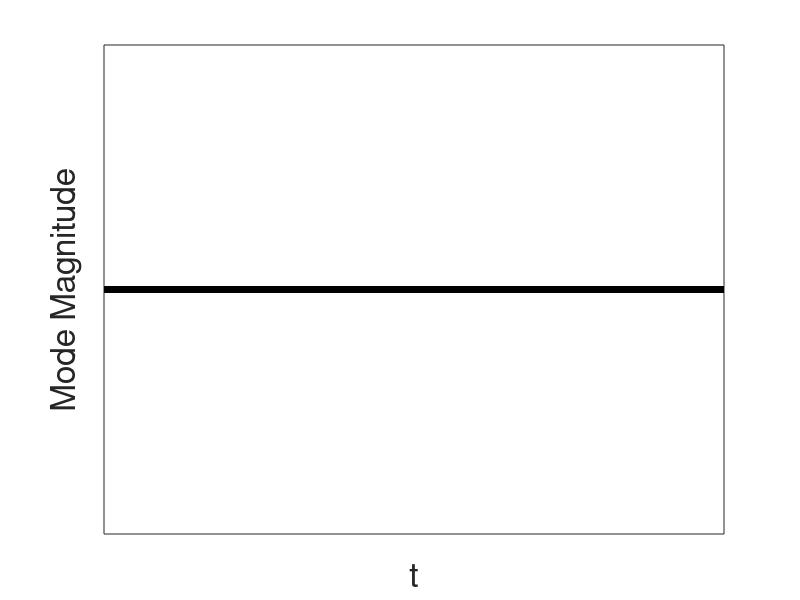

Source code (MATLAB):
clc
clear

t = linspace(0,10,100);
f0 = ones(length(t));
f1 = exp(-1.5118e-10*t).*cos(3.4119*t);
f2 = exp(-0.0001*t).*cos(6.8238*t);
f3 = exp(-0.0002*t).*cos(10.2357*t);
f4 = exp(-0.0003*t).*cos(13.6476*t);

figure(1)
plot(t,f0,'k-','linewidth',5)
xlabel("t")
ylabel("Mode Magnitude")
set(gca,"xtick",[],'ytick',[],'fontsize',22)

% figure(2)
% plot(t,f1,'k-','linewidth',5)
% xlabel("t")
% ylabel("Mode Magnitude")
% set(gca,"xtick",[],'ytick',[],'fontsize',22)
% 
% figure(3)
% plot(t,f2,'k-','linewidth',5)
% xlabel("t")
% ylabel("Mode Magnitude")
% set(gca,"xtick",[],'ytick',[],'fontsize',22)
% 
% figure(4)
% plot(t,f3,'k-','linewidth',5)
% xlabel("t")
% ylabel("Mode Magnitude")
% set(gca,"xtick",[],'ytick',[],'fontsize',22)
% 
% figure(5)
% plot(t,f4,'k-','linewidth',5)
% xlabel("t")
% ylabel("Mode Magnitude")
% set(gca,"xtick",[],'ytick',[],'fontsize',22)
